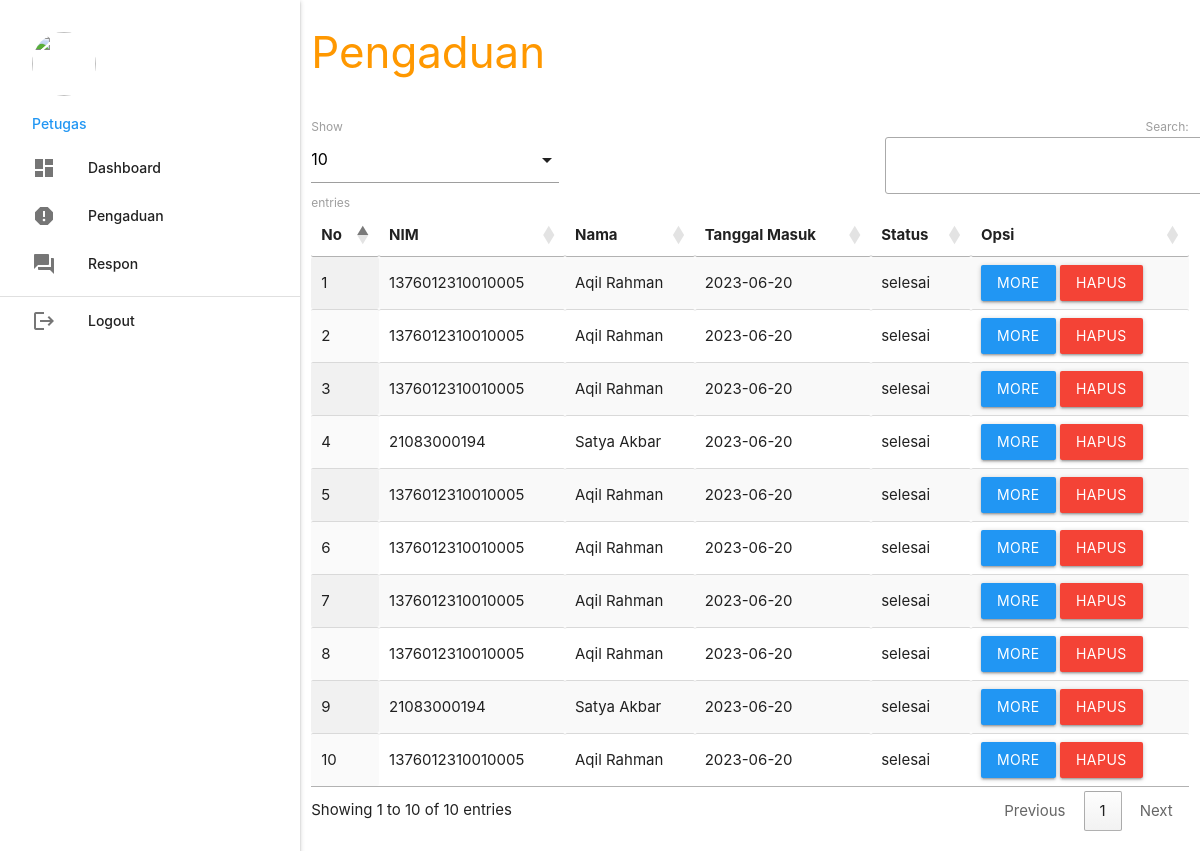
The app's page /petugas/index.php?p=pengaduan (signed in) with its own data.
### tables this page shows
CREATE TABLE `pengaduan` (
  `id_pengaduan` int(5) NOT NULL,
  `tgl_pengaduan` varchar(20) NOT NULL,
  `nik` varchar(16) NOT NULL,
  `isi_laporan` text NOT NULL,
  `foto` varchar(255) NOT NULL,
  `status` enum('proses','selesai') NOT NULL
);

CREATE TABLE `mahasiswa` (
  `nim` varchar(16) NOT NULL,
  `nama` varchar(35) NOT NULL,
  `username` varchar(25) NOT NULL,
  `password` varchar(255) NOT NULL,
  `telp` varchar(13) NOT NULL
);

### petugas/pengaduan.php (the view, shortened to what this page needs)
        <div class="row">
          <div class="col s12 m9">
            <h3 class="orange-text">Pengaduan</h3>
          </div>
        </div>
        <table id="example" class="display responsive-table" style="width:100%">
          <thead>
              <tr>
				<th>No</th>
				<th>NIM</th>
				<th>Nama</th>
				<th>Tanggal Masuk</th>
				<th>Status</th>
				<th>Opsi</th>
              </tr>
          </thead>
          <tbody>
	<?php
include "../conn/koneksi.php";
$no=1;
$query = mysqli_query($koneksi, "SELECT pengaduan.id_pengaduan,
		 pengaduan.tgl_pengaduan,
		 mahasiswa.nim,
		 mahasiswa.nama,
		 petugas.nama_petugas,
		 tanggapan.tgl_tanggapan,
		 pengaduan.status,
		 tanggapan.id_tanggapan,
		 pengaduan.foto,
		 pengaduan.isi_laporan,
		 tanggapan.tanggapan
  FROM pengaduan
  INNER JOIN mahasiswa ON pengaduan.nik = mahasiswa.nim
  LEFT JOIN tanggapan ON pengaduan.id_pengaduan = tanggapan.id_pengaduan
  LEFT JOIN petugas ON tanggapan.id_petugas = petugas.id_petugas
  ORDER BY pengaduan.tgl_pengaduan DESC");
while ($r=mysqli_fetch_assoc($query)) { ?>
<tr>
	<td><?php echo $no++; ?></td>
	<td><?php echo $r['nim']; ?></td>
	<td><?php echo $r['nama']; ?></td>
	<td><?php echo $r['tgl_pengaduan']; ?></td>
	<td><?php echo $r['status']; ?></td>
	<td><a class="btn modal-trigger blue" href="#more?id_pengaduan=<?php echo $r['id_pengaduan'] ?>">More</a>  <a class="btn red" onclick="return confirm('Anda Yakin Ingin Menghapus Y/N')" href="index.php?p=pengaduan_hapus&id_pengaduan=<?php echo $r['id_pengaduan'] ?>">Hapus</a></td>
		</tr>
            <?php  }
             ?>
          </tbody>
        </table>

### records on screen
pengaduan: mahasiswa.nim "1376012310010005", mahasiswa.nama "Aqil Rahman", tgl_pengaduan "2023-06-20", status "selesai"
pengaduan: mahasiswa.nim "1376012310010005", mahasiswa.nama "Aqil Rahman", tgl_pengaduan "2023-06-20", status "selesai"
pengaduan: mahasiswa.nim "1376012310010005", mahasiswa.nama "Aqil Rahman", tgl_pengaduan "2023-06-20", status "selesai"
pengaduan: mahasiswa.nim "21083000194", mahasiswa.nama "Satya Akbar", tgl_pengaduan "2023-06-20", status "selesai"
pengaduan: mahasiswa.nim "1376012310010005", mahasiswa.nama "Aqil Rahman", tgl_pengaduan "2023-06-20", status "selesai"
pengaduan: mahasiswa.nim "21083000194", mahasiswa.nama "Satya Akbar", tgl_pengaduan "2023-06-20", status "selesai"
pengaduan: mahasiswa.nim "1376012310010005", mahasiswa.nama "Aqil Rahman", tgl_pengaduan "2023-06-20", status "selesai"

### other values on screen
$_SESSION['data']['nama_petugas'] "Petugas"
